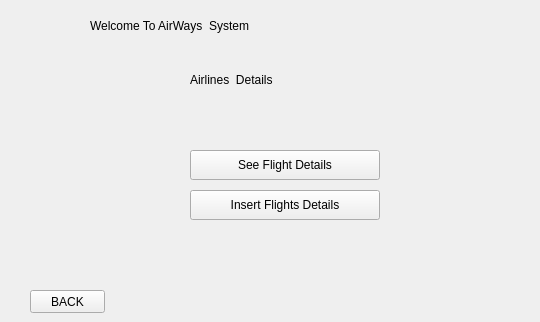
     <widget class="QWidget" name="flightdetail">
      <widget class="QLabel" name="title_2">
       <property name="geometry">
        <rect>
         <x>90</x>
         <y>10</y>
         <width>441</width>
         <height>31</height>
        </rect>
       </property>
       <property name="styleSheet">
        <string notr="true">font: 75 italic 20pt &quot;MS Shell Dlg 2&quot;;
font: 75 22pt &quot;MS Shell Dlg 2&quot;;</string>
       </property>
       <property name="text">
        <string>Welcome To AirWays  System</string>
       </property>
      </widget>
      <widget class="QLabel" name="detaillable_2">
       <property name="geometry">
        <rect>
         <x>190</x>
         <y>70</y>
         <width>191</width>
         <height>20</height>
        </rect>
       </property>
       <property name="styleSheet">
        <string notr="true">font: 75 14pt &quot;MS Shell Dlg 2&quot;;</string>
       </property>
       <property name="text">
        <string>Airlines  Details</string>
       </property>
      </widget>
      <widget class="QPushButton" name="fdetails">
       <property name="geometry">
        <rect>
         <x>190</x>
         <y>150</y>
         <width>190</width>
         <height>30</height>
        </rect>
       </property>
       <property name="styleSheet">
        <string notr="true">font: 75 12pt &quot;MS Shell Dlg 2&quot;;</string>
       </property>
       <property name="text">
        <string>See Flight Details</string>
       </property>
      </widget>
      <widget class="QPushButton" name="insertflight">
       <property name="geometry">
        <rect>
         <x>190</x>
         <y>190</y>
         <width>190</width>
         <height>30</height>
        </rect>
       </property>
       <property name="styleSheet">
        <string notr="true">font: 75 12pt &quot;MS Shell Dlg 2&quot;;</string>
       </property>
       <property name="text">
        <string>Insert Flights Details</string>
       </property>
      </widget>
      <widget class="QPushButton" name="Backdeatail">
       <property name="geometry">
        <rect>
         <x>30</x>
         <y>290</y>
         <width>75</width>
         <height>23</height>
        </rect>
       </property>
       <property name="styleSheet">
        <string notr="true">font: 75 12pt &quot;MS Shell Dlg 2&quot;;</string>
       </property>
       <property name="text">
        <string>BACK</string>
       </property>
      </widget>
     </widget>
